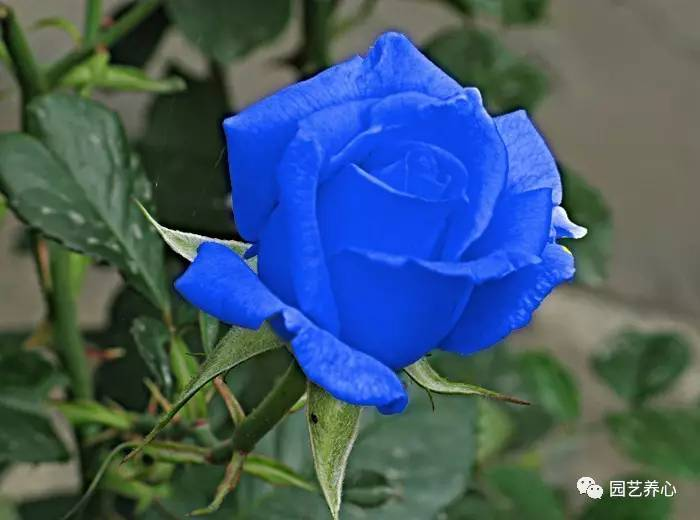
#> input picture ai/opencv/images/blue_flower.jpeg, 700 x 520 px
$ python color_space.py
#> lines starting #> are read from the running program, lines starting #| are printed output that depends on the picture; after the words box and inside, x2 and y2 are one past the last pixel; in counts of white or black regions, pixels touching at a corner belong together
#!/usr/bin/env python3
# -*- coding:utf-8 -*-
# author: bigfoolliu


"""
色域

使用不同的色域可以做物体提取，此处是将蓝色的物体提取出来
获取到的图像中可能会有一些噪点

1. 不同色域之间转换的函数列表
eg: cv2.COLOR_BGR2GRAY, cv2.COLOR_BGR2HSV
flags = [i for i in dir(cv2) if i.startswith("COLOR_")]

2. 找到合适的HSV数值来追踪
green = np.uint8([0, 255, 0])  # 任何想要追踪的颜色
hsv_green = cv2.cvtColor(green, cv2.COLOR_BGR2HSV)
print(hsv_green)  # [[[60 255 255]]]
"""
import cv2
import numpy as np


img = cv2.imread("../images/blue_flower.jpeg")
#> img is the input picture: shape (520, 700, 3); mean B, G, R 107.8, 89.3, 65.5

# 将原始的BGR色域转换为HSV色域
hsv = cv2.cvtColor(img, cv2.COLOR_BGR2HSV)
#> hsv: shape (520, 700, 3); mean H, S, V 63, 120.1, 127.5

# 定义在HSV色域中的蓝色的区间（也可以转换为其他颜色）
lower_blue = np.array([110, 50, 50])
upper_blue = np.array([130, 255, 255])

# HSV图像获取蓝色的阈值
mask = cv2.inRange(hsv, lower_blue, upper_blue)
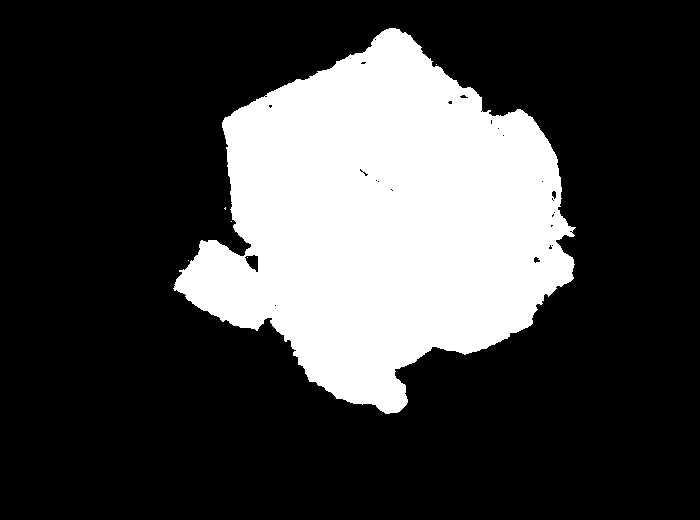
#> mask: shape (520, 700); 25.7% white; 6 white regions (5 under 20 px), largest, box (x1, y1, x2, y2) and area: (173, 28, 576, 414) 93574

# 将原始图像和阈值按位与只获取到蓝色的图
res = cv2.bitwise_and(img, img, mask=mask)
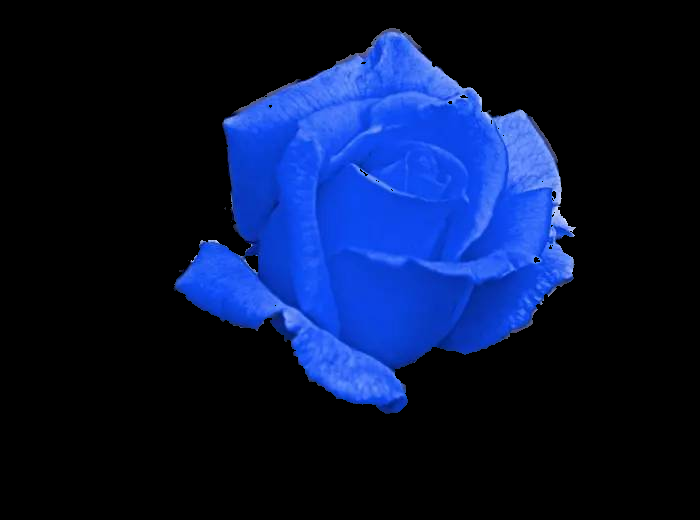
#> res: shape (520, 700, 3); mean B, G, R 58.1, 21, 7.6

cv2.imshow("img", img)
cv2.imshow("mask", mask)
cv2.imshow("res", res)

while True:
    if cv2.waitKey(1000) == 27:
#> (key Esc is pressed here)
        break
